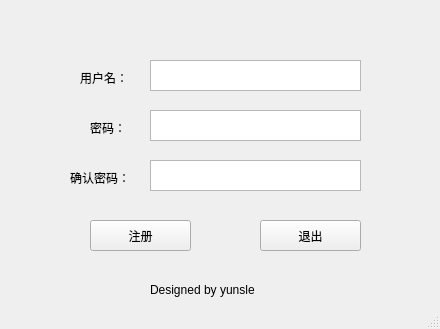
<?xml version="1.0" encoding="UTF-8"?>
<ui version="4.0">
 <class>regWindow</class>
 <widget class="QMainWindow" name="regWindow">
  <property name="geometry">
   <rect>
    <x>0</x>
    <y>0</y>
    <width>440</width>
    <height>329</height>
   </rect>
  </property>
  <property name="windowTitle">
   <string>通讯录注册</string>
  </property>
  <property name="styleSheet">
   <string notr="true"/>
  </property>
  <property name="dockOptions">
   <set>QMainWindow::AllowTabbedDocks|QMainWindow::AnimatedDocks</set>
  </property>
  <widget class="QWidget" name="centralwidget">
   <widget class="QPushButton" name="regButton">
    <property name="geometry">
     <rect>
      <x>90</x>
      <y>220</y>
      <width>101</width>
      <height>31</height>
     </rect>
    </property>
    <property name="text">
     <string>注册</string>
    </property>
    <property name="autoDefault">
     <bool>false</bool>
    </property>
    <property name="default">
     <bool>false</bool>
    </property>
    <property name="flat">
     <bool>false</bool>
    </property>
   </widget>
   <widget class="QPushButton" name="quitButton">
    <property name="geometry">
     <rect>
      <x>260</x>
      <y>220</y>
      <width>101</width>
      <height>31</height>
     </rect>
    </property>
    <property name="text">
     <string>退出</string>
    </property>
   </widget>
   <widget class="QLabel" name="label">
    <property name="geometry">
     <rect>
      <x>80</x>
      <y>70</y>
      <width>61</width>
      <height>16</height>
     </rect>
    </property>
    <property name="text">
     <string>用户名：</string>
    </property>
   </widget>
   <widget class="QLabel" name="label_2">
    <property name="geometry">
     <rect>
      <x>90</x>
      <y>120</y>
      <width>51</width>
      <height>16</height>
     </rect>
    </property>
    <property name="text">
     <string>密码：</string>
    </property>
   </widget>
   <widget class="QTextBrowser" name="user">
    <property name="geometry">
     <rect>
      <x>150</x>
      <y>60</y>
      <width>211</width>
      <height>31</height>
     </rect>
    </property>
   </widget>
   <widget class="QTextBrowser" name="password">
    <property name="geometry">
     <rect>
      <x>150</x>
      <y>110</y>
      <width>211</width>
      <height>31</height>
     </rect>
    </property>
   </widget>
   <widget class="QLabel" name="label_3">
    <property name="geometry">
     <rect>
      <x>150</x>
      <y>280</y>
      <width>151</width>
      <height>20</height>
     </rect>
    </property>
    <property name="text">
     <string>Designed by yunsle</string>
    </property>
   </widget>
   <widget class="QLabel" name="label_4">
    <property name="geometry">
     <rect>
      <x>70</x>
      <y>170</y>
      <width>71</width>
      <height>16</height>
     </rect>
    </property>
    <property name="text">
     <string>确认密码：</string>
    </property>
   </widget>
   <widget class="QTextBrowser" name="passwordCheck">
    <property name="geometry">
     <rect>
      <x>150</x>
      <y>160</y>
      <width>211</width>
      <height>31</height>
     </rect>
    </property>
   </widget>
  </widget>
  <widget class="QStatusBar" name="statusbar"/>
 </widget>
 <tabstops>
  <tabstop>user</tabstop>
  <tabstop>password</tabstop>
  <tabstop>regButton</tabstop>
  <tabstop>quitButton</tabstop>
 </tabstops>
 <resources/>
 <connections>
  <connection>
   <sender>quitButton</sender>
   <signal>clicked()</signal>
   <receiver>regWindow</receiver>
   <slot>quitButton()</slot>
   <hints>
    <hint type="sourcelabel">
     <x>317</x>
     <y>233</y>
    </hint>
    <hint type="destinationlabel">
     <x>339</x>
     <y>213</y>
    </hint>
   </hints>
  </connection>
  <connection>
   <sender>regButton</sender>
   <signal>clicked()</signal>
   <receiver>regWindow</receiver>
   <slot>regButton()</slot>
   <hints>
    <hint type="sourcelabel">
     <x>124</x>
     <y>228</y>
    </hint>
    <hint type="destinationlabel">
     <x>103</x>
     <y>274</y>
    </hint>
   </hints>
  </connection>
 </connections>
 <slots>
  <slot>loginButton()</slot>
  <slot>quitButton()</slot>
  <slot>regButton()</slot>
 </slots>
</ui>
